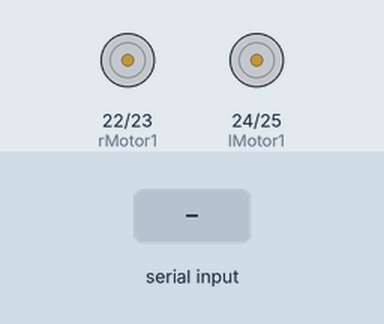
The sketch below on a simulated Arduino Mega 2560, built with avr-gcc and run on an emulated ATmega2560. On the bench: motor-driver pin pairs drawn as motors (green arrow = first pin HIGH = forward, orange = second pin HIGH = backward, longer = more drive, scaled by the enable pin). The test bench sets the inputs (shaded band).

Above: at 1.2 s.
1.3 s: "90,45\n" received over Serial
At 1.71 s:
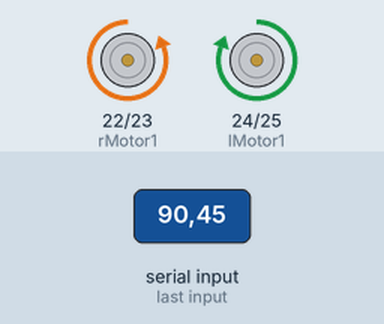
4.3 s: "30,150\n" received over Serial
At 4.46 s:
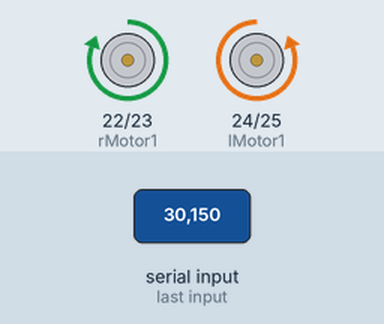
7.3 s: "2\n" received over Serial
At 7.71 s:
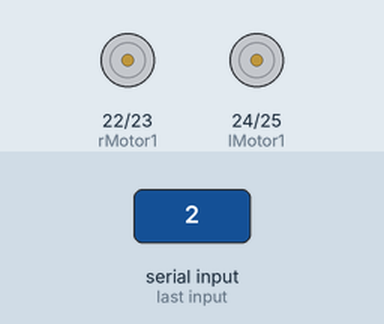
Timing chart, 0 to 10.3 s (numbered marks = the images above; inputs shaded):
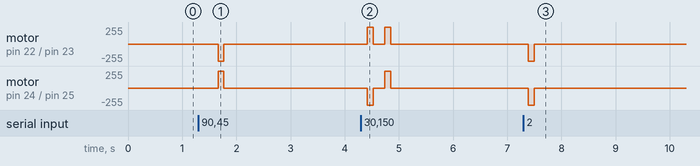

Measured:
- after the input at 1.3 s, motor on pin 22 (rMotor1) / pin 23 (rMotor2): stopped → backward 255/255 after 0.36 s, → stopped 0.11 s later; motor on pin 24 (lMotor1) / pin 25 (lMotor2): stopped → forward 255/255 after 0.36 s, → stopped 0.11 s later
- after the input at 7.3 s, motor on pin 22 (rMotor1) / pin 23 (rMotor2), motor on pin 24 (lMotor1) / pin 25 (lMotor2): stopped → backward 255/255 after 0.09 s, → stopped 0.11 s later

The sketch:

remote_control_with_pi.ino
```cpp
#define lMotor1 24
#define lMotor2 25
#define lMotorPWM 8

#define rMotor1 22
#define rMotor2 23
#define rMotorPWM 9
int pwmL = 0;
int pwmR = 0;
int n = 5;
void setup() {
  // put your setup code here, to run once:
  pinMode(rMotor1, OUTPUT);
  pinMode(rMotor2, OUTPUT);
  pinMode(rMotorPWM, OUTPUT);

  pinMode(lMotor1, OUTPUT);
  pinMode(lMotor2, OUTPUT);
  pinMode(lMotorPWM, OUTPUT);

  Serial.begin(9600);

}

void moveBot(int dir, int Lpwm, int Rpwm){
  analogWrite(lMotorPWM, Lpwm);
  analogWrite(rMotorPWM, Rpwm);
  delay(10);

  switch(dir){
    case 1: digitalWrite(lMotor1, HIGH);
            digitalWrite(lMotor2, LOW);
            digitalWrite(rMotor1, HIGH);
            digitalWrite(rMotor2, LOW);
            break;

    case 2: digitalWrite(lMotor1, LOW);
            digitalWrite(lMotor2, HIGH);
            digitalWrite(rMotor1, LOW);
            digitalWrite(rMotor2, HIGH);
            break;

    case 3: digitalWrite(lMotor1, LOW);
            digitalWrite(lMotor2, HIGH);
            digitalWrite(rMotor1, HIGH);
            digitalWrite(rMotor2, LOW);
            break;

    case 4: digitalWrite(lMotor1, HIGH);
            digitalWrite(lMotor2, LOW);
            digitalWrite(rMotor1, LOW);
            digitalWrite(rMotor2, HIGH);
            break;

    default:digitalWrite(lMotor1, LOW);
            digitalWrite(lMotor2, LOW);
            digitalWrite(rMotor1, LOW);
            digitalWrite(rMotor2, LOW);
            analogWrite(lMotorPWM, 0);
            analogWrite(rMotorPWM, 0);
  }
}

void loop() {
  if(Serial.available()){
    n = Serial.read() - '0';
  }
  moveBot(n, 255, 255);
  delay(100);
}
```
